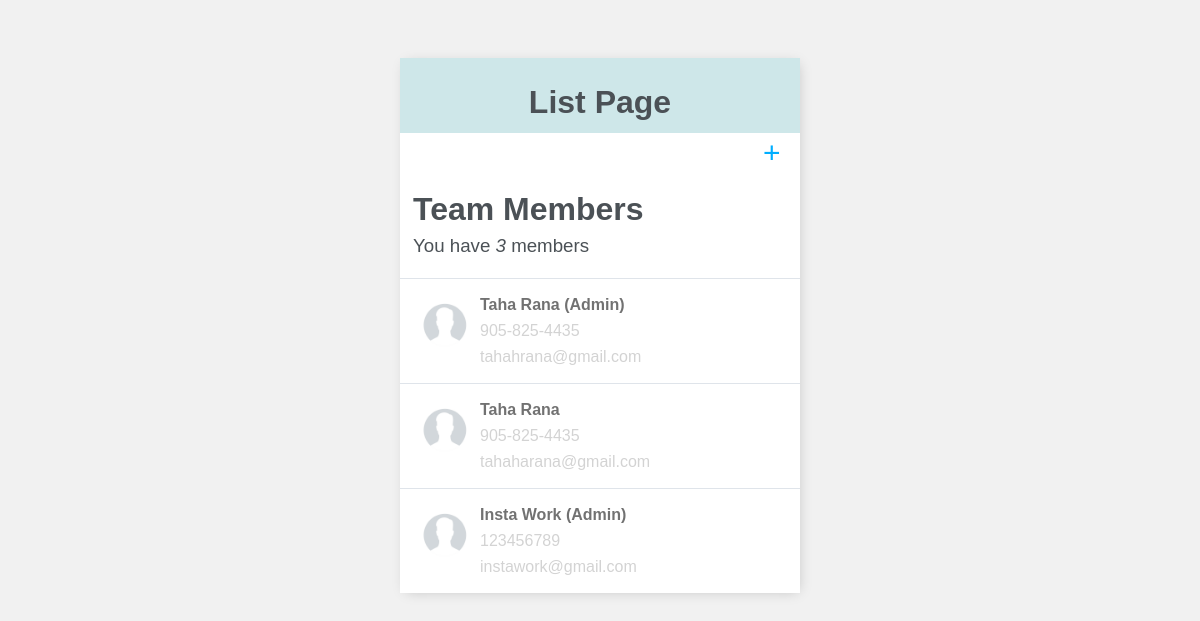
The app's page /, older data.
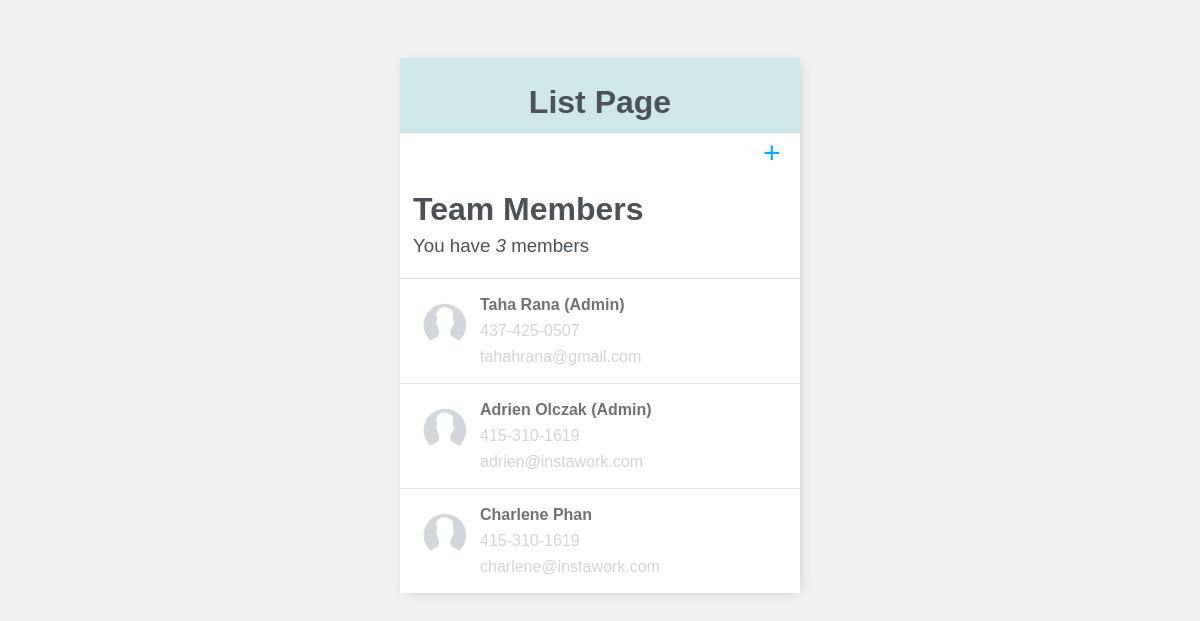
The same page, newer data.
### base/models.py (models this page shows, shortened)
class Member(models.Model):
    first = models.CharField(max_length=200)
    last = models.TextField(null=True)
    number = models.TextField(null=True)
    email = models.TextField(null=True)
    role = models.CharField(choices=[('admin', 'Admin - can delete members'), ('regular', 'Regular - cant delete members')], max_length=200, null=True)
    b = models.CharField(max_length=7, default='0000000', editable=False)
    created_at = models.DateTimeField( default=datetime.now())
    class Meta:
        ordering = ['created_at']

### base/views.py (the view)
# urls.py: path('', MemberList.as_view(), name='members'),
class MemberList(ListView):
    model = Member
    context_object_name = 'members'
    def get_context_data(self, **kwargs):
        context = super().get_context_data(**kwargs)
        context['count'] = context['members'].filter(b="0000000").count()
        return context

### base/templates/base/member_list.html
{% extends 'base/main.html' %} {% block content %}
<div class="title-header">
    <h1>List Page</h1>
</div>
<div class="header-bar">
    <div>
         <a id ="addlink" href="{% url 'member-create' %}">&#x2b;</a>
        <h1 >Team Members            </h1>
        <h3>You have <i>{{count}}</i> member{{ count|pluralize:"s" }}</h3>
    </div>
</div>
<div id="memberlist" class="member-items-wrapper">
    {% for member in members %}
    <div class="member-wrapper" data-position="{{member.pk}}">
        <div class="member-title">
            {% if member.role == "admin" %}
            <div class="member-icon">
                <img src="/media/user.jpg" alt="User Image">
            </div>
            <a href="{% url 'member-edit' member.id %}"> <div class="nametext">{{member.first}} {{member.last}} (Admin)</div> <br> <div class="othertext">{{member.number}}</div> <br> <div class="othertext">{{member.email}}</div></a>
            {% else %}
            <div class="member-icon">
                <img src="/media/user.jpg" alt="User Image">
            </div>
            <a href="{% url 'member-edit' member.id %}"><div class="nametext">{{member.first}} {{member.last}}</div><br><div class="othertext">{{member.number}}</div> <br> <div class="othertext">{{member.email}}</div> </a>
            {% endif %}
        </div>
    </div>
    {% empty %}
    <div style="text-align: center; padding-bottom: 10px; line-height: 1em;">
        <h3>No Members to show.</h3>
        <h3>Create a <a style="text-decoration: none; color: #bde8f3;" href="{% url 'member-create' %}">New Member</a> ! </h3>
    </div>
    {% endfor %}
</div>
{% endblock content %}

### base/templates/base/main.html (shortened to what this page needs)
<!DOCTYPE html>
<html lang="en">
<head>
    <link rel="stylesheet" type="text/css" href="/style/index.css"/>
</head>
<body>
    <div class="container">
        {% block content %} {% endblock content %}
    </div>
</body>
</html>

### style/index.css (style rules this page uses)
body { background-color: #FAFAFA; font-family: 'Arial'; padding-top: 50px; font-weight: 100; }
h1, h2, h3, h4, h5, h6, a, p { color: #4b5156 }
a { font-weight: 400; }
.nametext { font-weight: 600; color:rgba(0, 0, 0, 0.555); }
.othertext { color: lightgray; }
h1 { margin-bottom: 0.2em; }
h3 { margin-top: 0.2em; font-weight: normal; }
body { background-color: #f1f1f1; }
.container { max-width: 400px; margin: auto; background-color: #fff; -webkit-box-shadow: 2px 2px 13px -4px rgba(0, 0, 0, 0.21); box-shadow: 2px 2px 13px -4px rgba(0, 0, 0, 0.21); }
.header-bar { display: flex; justify-content: left; color: #000000; padding: 3px; border-radius: 5px 5px 0 0; margin-left: 10px; }
.header-bar a { color: rgb(247, 247, 247); text-decoration: none; background-color: rgba(206, 231, 233, 0.979); }
.member-wrapper { display: flex; align-items: center; justify-content: space-between; background-color: #fff; border-top: 1px solid #dfe4ea; overflow: hidden; }
.member-title { display: flex; padding: 20px; }
.member-title a { text-decoration: none; color: #4b5156; margin-left: 10px; line-height: 0.8; }
.member-icon { display: flex; justify-content: center; align-items: center; height: 50px; width: 50px; }
.member-icon img { object-fit: contain; height: 100%; width: 100%; }
.title-header { padding:5px; background-color: rgba(206, 231, 233, 0.979); color: rgb(0, 0, 0); }
.title-header h1 { text-align: center; }
#addlink { color: #00aeff; text-decoration: none; font-size: 30px; margin-left: 350px; background-color: white; }

Row changes from the older to the newer data that the page shows:
removed Member: first "Taha", last "Rana", number "905-825-4435", email "tahaharana@gmail.com"
changed Member "Taha": number "905-825-4435" → "437-425-0507"
changed Member: first "Insta" → "Adrien"; last "Work" → "Olczak"; number "123456789" → "415-310-1619"; email "instawork@gmail.com" → "adrien@instawork.com"
added Member: first "Charlene", last "Phan", number "415-310-1619", email "charlene@instawork.com"
